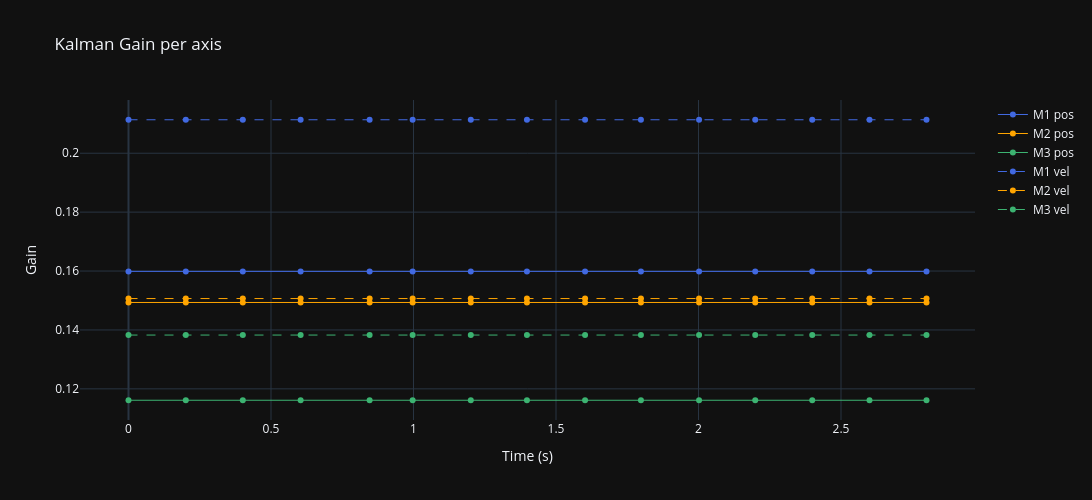

The code cell stored with this chart in its notebook:
### Markdown cell above
# KF: Gain per axis (position + velocity)

`K_gain` is the diagonal of the Kalman gain matrix: indices 1-3 are the position gains
(θ1-3), 4-6 the velocity gains (ω1-3). A gain spike means the filter suddenly started
trusting a raw measurement much more than usual -- worth cross-checking against any
θ_meas/θ_state divergence at the same tick.

### Code cell
fig = go.Figure()
labels = [f"{ax} pos" for ax in AXES] + [f"{ax} vel" for ax in AXES]
colors = ["royalblue", "orange", "mediumseagreen", "royalblue", "orange", "mediumseagreen"]
dashes = ["solid", "solid", "solid", "dash", "dash", "dash"]
for i, (label, color, dash) in enumerate(zip(labels, colors, dashes)):
    fig.add_trace(go.Scatter(x=kf_df.t_sec, y=kf_df[f"K_gain_{i+1}"], name=label,
        line=dict(color=color, width=1, dash=dash)))
fig.update_layout(height=500, width=1300, template="plotly_dark", hovermode="x unified",
    title="Kalman Gain per axis", xaxis_title="Time (s)", yaxis_title="Gain",
    legend=dict(groupclick="toggleitem"))
fig.show()

### Figure 1 — Plotly figure (JSON) as saved in the notebook; plotly's stock layout.template omitted (floating-point values rounded to 4 significant figures)
{"data": [{"line": {"color": "royalblue", "dash": "solid", "width": 1}, "name": "M1 pos", "type": "scatter", "x": [0.0, 0.201, 0.401, 0.604, 0.846, 0.997, 1.201, 1.398, 1.602, 1.798, 2.002, 2.199, 2.399, 2.6, 2.8], "y": [0.1599, 0.1599, 0.1599, 0.1599, 0.1599, 0.1599, 0.1599, 0.1599, 0.1599, 0.1599, 0.1599, 0.1599, 0.1599, 0.1599, 0.1599]}, {"line": {"color": "orange", "dash": "solid", "width": 1}, "name": "M2 pos", "type": "scatter", "x": [0.0, 0.201, 0.401, 0.604, 0.846, 0.997, 1.201, 1.398, 1.602, 1.798, 2.002, 2.199, 2.399, 2.6, 2.8], "y": [0.1493, 0.1493, 0.1493, 0.1493, 0.1493, 0.1493, 0.1493, 0.1493, 0.1493, 0.1493, 0.1493, 0.1493, 0.1493, 0.1493, 0.1493]}, {"line": {"color": "mediumseagreen", "dash": "solid", "width": 1}, "name": "M3 pos", "type": "scatter", "x": [0.0, 0.201, 0.401, 0.604, 0.846, 0.997, 1.201, 1.398, 1.602, 1.798, 2.002, 2.199, 2.399, 2.6, 2.8], "y": [0.1161, 0.1161, 0.1161, 0.1161, 0.1161, 0.1161, 0.1161, 0.1161, 0.1161, 0.1161, 0.1161, 0.1161, 0.1161, 0.1161, 0.1161]}, {"line": {"color": "royalblue", "dash": "dash", "width": 1}, "name": "M1 vel", "type": "scatter", "x": [0.0, 0.201, 0.401, 0.604, 0.846, 0.997, 1.201, 1.398, 1.602, 1.798, 2.002, 2.199, 2.399, 2.6, 2.8], "y": [0.2114, 0.2114, 0.2114, 0.2114, 0.2114, 0.2114, 0.2114, 0.2114, 0.2114, 0.2114, 0.2114, 0.2114, 0.2114, 0.2114, 0.2114]}, {"line": {"color": "orange", "dash": "dash", "width": 1}, "name": "M2 vel", "type": "scatter", "x": [0.0, 0.201, 0.401, 0.604, 0.846, 0.997, 1.201, 1.398, 1.602, 1.798, 2.002, 2.199, 2.399, 2.6, 2.8], "y": [0.1507, 0.1507, 0.1507, 0.1507, 0.1507, 0.1507, 0.1507, 0.1507, 0.1507, 0.1507, 0.1507, 0.1507, 0.1507, 0.1507, 0.1507]}, {"line": {"color": "mediumseagreen", "dash": "dash", "width": 1}, "name": "M3 vel", "type": "scatter", "x": [0.0, 0.201, 0.401, 0.604, 0.846, 0.997, 1.201, 1.398, 1.602, 1.798, 2.002, 2.199, 2.399, 2.6, 2.8], "y": [0.1383, 0.1383, 0.1383, 0.1383, 0.1383, 0.1383, 0.1383, 0.1383, 0.1383, 0.1383, 0.1383, 0.1383, 0.1383, 0.1383, 0.1383]}], "layout": {"height": 500, "hovermode": "x unified", "legend": {"groupclick": "toggleitem"}, "title": {"text": "Kalman Gain per axis"}, "width": 1300, "xaxis": {"title": {"text": "Time (s)"}}, "yaxis": {"title": {"text": "Gain"}}}}
